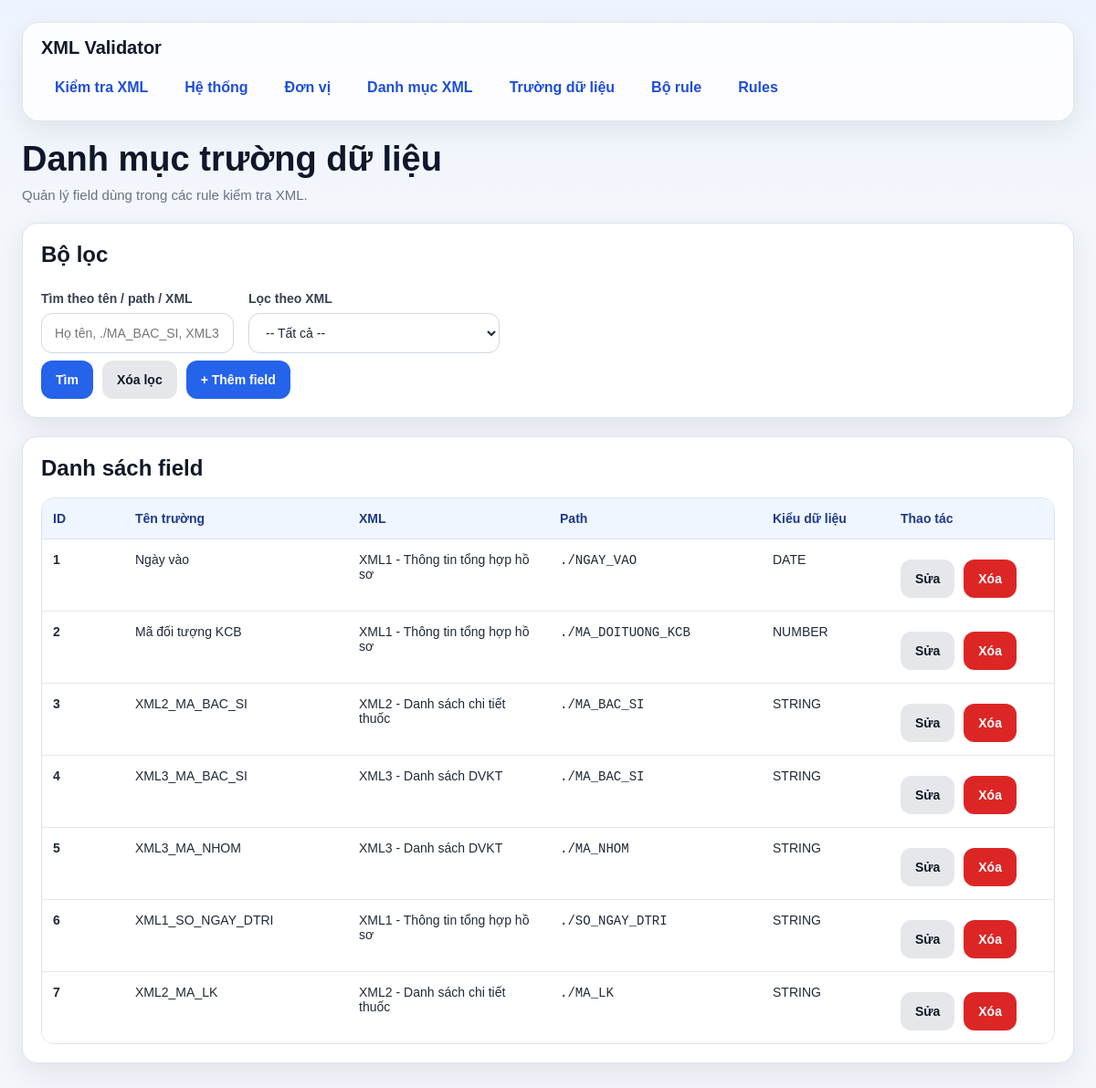
The app's page /fields/ with its own data.
### models/field_model.py (models this page shows, shortened)
class DanhMucTruongDuLieu(db.Model):
    __tablename__ = "danh_muc_truong_du_lieu"
    id = db.Column(db.Integer, primary_key=True)
    ten_truong = db.Column(db.String(255), nullable=False)
    xml_id = db.Column(db.Integer, db.ForeignKey("danh_muc_xml.id"), nullable=False)
    xml_path = db.Column(db.String(500), nullable=False)  # path bên trong từng phần tử của list
    data_type = db.Column(db.String(50), nullable=False, default="STRING")
    xml = db.relationship("DanhMucXml", backref="fields")

### models/xml_model.py (models this page shows, shortened)
class DanhMucXml(db.Model):
    __tablename__ = "danh_muc_xml"
    id = db.Column(db.Integer, primary_key=True)
    ma_xml = db.Column(db.String(50), nullable=False, unique=True)   # XML1, XML2, XML3
    ten_xml = db.Column(db.String(255), nullable=False)
    list_path = db.Column(db.String(500), nullable=False)            # path tính từ NOIDUNGFILE

### routes/field_routes.py (the view, shortened to what this page needs)
@field_bp.route("/", methods=["GET"])
def list_fields():
    keyword = (request.args.get("keyword") or "").strip()
    xml_id = (request.args.get("xml_id") or "").strip()
    query = DanhMucTruongDuLieu.query.join(DanhMucXml)
    if xml_id:
        query = query.filter(DanhMucTruongDuLieu.xml_id == int(xml_id))
    fields = query.order_by(DanhMucTruongDuLieu.id.asc()).all()
    xmls = DanhMucXml.query.order_by(DanhMucXml.id.asc()).all()
    return render_template(
        "fields.html",
        fields=fields,
        xmls=xmls,
        keyword=keyword,
        xml_id=xml_id
    )

### templates/fields.html (shortened to what this page needs)
{% extends "base.html" %}
{% block content %}
<div class="page-header">
    <h1 class="page-title">Danh mục trường dữ liệu</h1>
    <div class="page-subtitle">Quản lý field dùng trong các rule kiểm tra XML.</div>
</div>
<div class="card">
    <h2 class="card-title">Bộ lọc</h2>
    <form method="GET">
        <div class="grid">
            <div class="col-6">
                <label>Tìm theo tên / path / XML</label>
                <input type="text" name="keyword" value="{{ keyword }}" placeholder="Họ tên, ./MA_BAC_SI, XML3...">
            </div>
            <div class="col-6">
                <label>Lọc theo XML</label>
                <select name="xml_id">
                    <option value="">-- Tất cả --</option>
                </select>
            </div>
        </div>
        <div class="actions">
            <button type="submit" class="btn btn-primary">Tìm</button>
            <a href="/fields" class="btn btn-secondary">Xóa lọc</a>
            <a href="/fields/create" class="btn btn-primary">+ Thêm field</a>
        </div>
    </form>
</div>
<div class="card">
    <h2 class="card-title">Danh sách field</h2>
    {% if fields %}
        <div class="table-wrap">
            <table>
                <thead>
                    <tr>
                        <th style="width: 90px;">ID</th>
                        <th>Tên trường</th>
                        <th style="width: 220px;">XML</th>
                        <th>Path</th>
                        <th style="width: 140px;">Kiểu dữ liệu</th>
                        <th style="width: 180px;">Thao tác</th>
                    </tr>
                </thead>
                <tbody>
                    {% for f in fields %}
                    <tr>
                        <td><strong>{{ f.id }}</strong></td>
                        <td>{{ f.ten_truong }}</td>
                        <td>{{ f.xml.ma_xml }} - {{ f.xml.ten_xml }}</td>
                        <td><code>{{ f.xml_path }}</code></td>
                        <td>{{ f.data_type }}</td>
                        <td>
                            <div class="actions">
                                <a class="btn btn-secondary" href="/fields/{{ f.id }}/edit">Sửa</a>
                                <form class="inline" method="POST" action="/fields/{{ f.id }}/delete" onsubmit="return confirm('Xóa field này?');">
                                    <button class="btn btn-danger" type="submit">Xóa</button>
                                </form>
                            </div>
                        </td>
                    </tr>
                    {% endfor %}
                </tbody>
            </table>
        </div>
    {% else %}
        <div class="empty-state">Chưa có dữ liệu field.</div>
    {% endif %}
</div>
{% endblock %}

### templates/base.html (style rules this page uses)
* { box-sizing: border-box; }
:root { --bg: #f3f6fb; --card: #ffffff; --card-soft: #f8fafc; --border: #dbe3ef; --text: #1f2937; --muted: #6b7280; --primary: #2563eb; --primary-hover: #1d4ed8; --danger: #dc2626; --danger-hover: #b91c1c; --success-bg: #dcfce7; --success-text: #166534; --warning-bg: #fef3c7; --warning-text: #92400e; --error-bg: #fee2e2; --error-text: #991b1b; --shadow: 0 10px 30px rgba(15, 23, 42, 0.08); --radius: 16px; }
body { margin: 0; font-family: Arial, Helvetica, sans-serif; background: linear-gradient(180deg, #eef4ff 0%, var(--bg) 220px); color: var(--text); }
.page-header { margin-bottom: 22px; }
.page-title { margin: 0; font-size: 38px; line-height: 1.15; color: #0f172a; }
.page-subtitle { margin-top: 8px; color: var(--muted); font-size: 15px; }
.card { background: var(--card); border: 1px solid var(--border); border-radius: var(--radius); box-shadow: var(--shadow); padding: 20px; margin-bottom: 20px; }
.card-title { margin: 0 0 18px 0; font-size: 24px; font-weight: 700; color: #111827; }
.grid { display: flex; grid-template-columns: repeat(12, 1fr); gap: 16px; }
.col-6 { grid-column: span 6; }
label { display: block; font-size: 14px; font-weight: 700; margin-bottom: 8px; margin-top: 8px; color: #374151; }
input[type="text"], input[type="date"], input[type="file"], input[type="password"], select, textarea { width: 100%; min-height: 44px; border: 1px solid #cfd8e3; border-radius: 12px; padding: 10px 14px; font-size: 14px; background: #fff; color: var(--text); outline: none; transition: border-color 0.2s, box-shadow 0.2s; }
.actions { display: flex; flex-wrap: wrap; gap: 10px; margin-top: 8px; }
.btn, button { border: none; min-height: 42px; padding: 10px 16px; border-radius: 12px; cursor: pointer; font-weight: 700; font-size: 14px; text-decoration: none; display: inline-flex; align-items: center; justify-content: center; transition: 0.2s ease; }
.btn-primary { background: var(--primary); color: white; }
.btn-secondary { background: #e5e7eb; color: #111827; }
.btn-danger { background: var(--danger); color: white; }
.table-wrap { overflow-x: auto; border: 1px solid var(--border); border-radius: 14px; }
table { width: 100%; border-collapse: collapse; background: white; }
th { background: #eff6ff; color: #1e3a8a; font-size: 14px; font-weight: 700; text-align: left; padding: 14px 12px; border-bottom: 1px solid var(--border); }
td { padding: 14px 12px; border-bottom: 1px solid #e5e7eb; vertical-align: top; font-size: 14px; }
tbody tr:last-child td { border-bottom: none; }

### records on screen
DanhMucTruongDuLieu: id "1", ten_truong "Ngày vào", xml.ma_xml "XML1", xml.ten_xml "Thông tin tổng hợp hồ sơ", xml_path "./NGAY_VAO", data_type "DATE"
DanhMucTruongDuLieu: id "2", ten_truong "Mã đối tượng KCB", xml.ma_xml "XML1", xml.ten_xml "Thông tin tổng hợp hồ sơ", xml_path "./MA_DOITUONG_KCB", data_type "NUMBER"
DanhMucTruongDuLieu: id "3", ten_truong "XML2_MA_BAC_SI", xml.ma_xml "XML2", xml.ten_xml "Danh sách chi tiết thuốc", xml_path "./MA_BAC_SI", data_type "STRING"
DanhMucTruongDuLieu: id "4", ten_truong "XML3_MA_BAC_SI", xml.ma_xml "XML3", xml.ten_xml "Danh sách DVKT", xml_path "./MA_BAC_SI", data_type "STRING"
DanhMucTruongDuLieu: id "5", ten_truong "XML3_MA_NHOM", xml.ma_xml "XML3", xml.ten_xml "Danh sách DVKT", xml_path "./MA_NHOM", data_type "STRING"
DanhMucTruongDuLieu: id "6", ten_truong "XML1_SO_NGAY_DTRI", xml.ma_xml "XML1", xml.ten_xml "Thông tin tổng hợp hồ sơ", xml_path "./SO_NGAY_DTRI", data_type "STRING"
DanhMucTruongDuLieu: id "7", ten_truong "XML2_MA_LK", xml.ma_xml "XML2", xml.ten_xml "Danh sách chi tiết thuốc", xml_path "./MA_LK", data_type "STRING"
